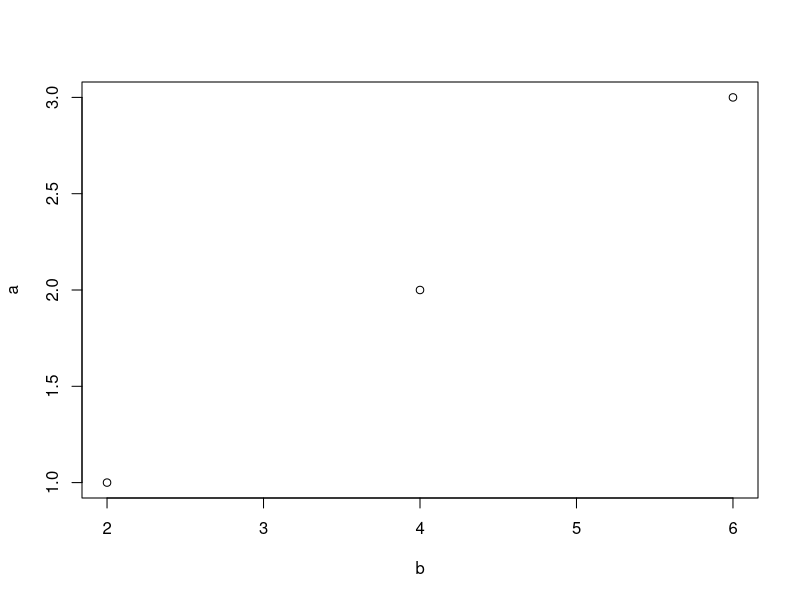

The R source for this figure:
#' ---
#' title: "Example R Script"
#' author: "John Smith"
#' date: "Jan 1st, 2020"
#' output: github_document
#' ---
a=c(1,2,3)
b=a*2
plot(b,a)
c=a*b

#' A script comment that includes **markdown** formatting. 
#' This is an equation $A = \pi*r^{2}$  

